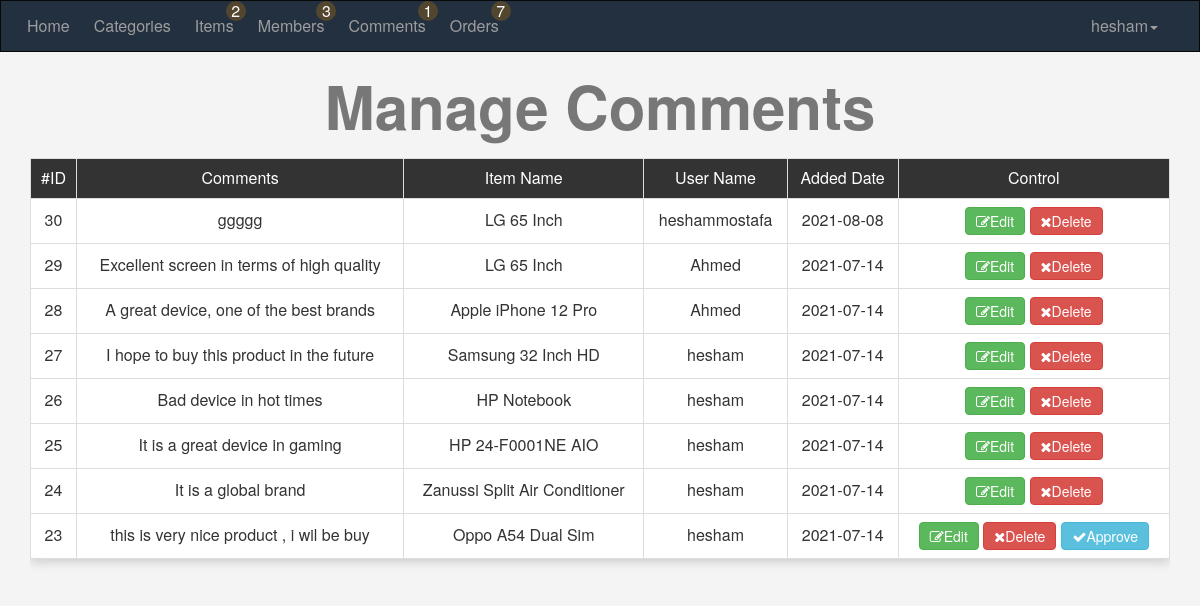
Before: /admin/comments.php (signed in) with the older database file.
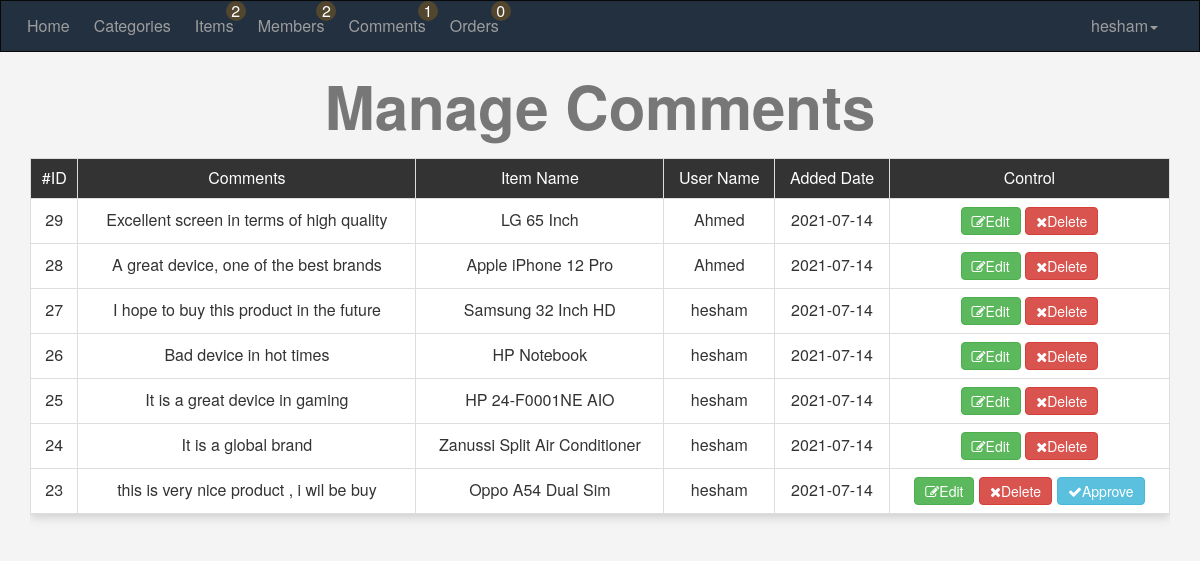
After: the same page with the newer database file.
### tables this page shows
CREATE TABLE `comments` (
  `C_Id` int(11) NOT NULL,
  `Comment` text NOT NULL,
  `Status` tinyint(4) NOT NULL,
  `Comment_Date` date NOT NULL,
  `Item_Id` int(11) NOT NULL,
  `User_Id` int(11) NOT NULL
);

CREATE TABLE `items` (
  `Item_Id` int(11) NOT NULL,
  `Name` varchar(255) NOT NULL,
  `Describtion` text NOT NULL,
  `Price` varchar(255) NOT NULL,
  `Add_Date` date NOT NULL,
  `Country_Made` varchar(255) NOT NULL,
  `Image` varchar(255) NOT NULL,
  `status` varchar(255) NOT NULL,
  `Rating` smallint(6) NOT NULL,
  `Approve` tinyint(4) NOT NULL DEFAULT 0,
  `Cat_id` int(11) NOT NULL,
  `Member_id` int(11) NOT NULL,
  `Tags` varchar(255) NOT NULL,
  `Avatar` varchar(255) NOT NULL,
  `first_thumbnail` varchar(100) DEFAULT NULL,
  `second_thumbnail` varchar(100) DEFAULT NULL,
  `available_quantity` int(11) NOT NULL DEFAULT 1
);

CREATE TABLE `users` (
  `UserId` int(11) NOT NULL COMMENT 'to identify user',
  `UserName` varchar(255) NOT NULL COMMENT 'user to login',
  `Password` varchar(255) NOT NULL COMMENT 'password to login',
  `Email` varchar(255) NOT NULL,
  `FullName` varchar(255) DEFAULT NULL,
  `GroupId` int(11) NOT NULL DEFAULT 0 COMMENT 'ideintify user group',
  `truststatus` int(11) NOT NULL DEFAULT 0 COMMENT 'seller rank',
  `Regstatus` int(11) NOT NULL DEFAULT 0 COMMENT 'user approval',
  `Date` date NOT NULL,
  `Avatar` varchar(255) DEFAULT NULL
);

### admin/include/functions/functions.php (called while the page is built, shortened)
<?php
	function checkitem($select,$table,$value){
		global $connect;
		$statement=$connect->prepare("select $select from $table where $select=?");
		$statement->execute(array($value));
		$cont=$statement->rowCount();
		return $cont;
	}
?>

### admin/comments.php (the view, shortened to what this page needs)
<?php
	if(isset($_SESSION['user'])){
		include "in.php";
		$do="";
		if(isset($_GET['do'])){
				$do=$_GET['do'];
		}else{
				$do='Manage';
		}
		if($do=="Manage"){
			$stmt=$connect->prepare("select comments.*,items.Name AS Item_Name,users.UserName AS Member
					from
						 comments
					INNER JOIN
						items
					on
						items.Item_Id=comments.Item_Id
					INNER JOIN
						users
					on
						users.UserId=comments.User_Id
					order by
						C_Id desc
					");
			$stmt->execute();
			$rows=$stmt->fetchAll();
			if (! empty($rows)) {
?>
				<h1 class="text-center">Manage Comments</h1>
				<div class="container">
					<div class="table-responsive">
						<table class="main-table text-center table table-bordered">
							<tr>
								<td>#ID</td>
								<td>Comments</td>
								<td>Item Name</td>
								<td>User Name</td>
								<td>Added Date</td>
								<td>Control</td>
							</tr>
							<?php
								foreach ($rows as $row) {
									echo "<tr>";
										echo "<td>".$row['C_Id']."</td>";
										echo "<td>".$row['Comment']."</td>";
										echo "<td>".$row['Item_Name']."</td>";
										echo "<td>".$row['Member']."</td>";
										echo "<td>".$row['Comment_Date']."</td>";
										echo "<td>
											<a href='comments.php?do=Edit&comment_id=".$row['C_Id']."' class='btn btn-success'><i class='fa fa-edit'></i>Edit</a>
											<a href='comments.php?do=Delete&comment_id=".$row['C_Id']."' class='btn btn-danger confirm'><i class='fa fa-close'></i>Delete</a>";
											if($row['Status']==0){
												echo "<a href='comments.php?do=Approve&comment_id=".$row['C_Id']."' class='btn btn-info activate'><i class='fa fa-check'></i>Approve</a>";
											}
										echo " </td>";
									echo "</tr>";
								}
							?>
						</table>
					</div>
				</div>
<?php
			}else{
				Echo "<div class='container'>";
					Echo '<div class="nice-message">There\'s No Comments To Show</div>';
				Echo"</div>";
			}
?>
<?php
		}
		include $tpl."footer.php";
	}else{
		header("location:index.php");
		exit();
	}
?>

### admin/include/templates/navbar.php (shortened to what this page needs)
<nav class="navbar navbar-inverse">
  <div class="container">
    <div class="navbar-header">
      <a class="navbar-brand" href="dashboard.php">Home</a>
    </div>
    <div class="collapse navbar-collapse" id="app-nav">
      <ul class="nav navbar-nav count">
        <li><a href="categories.php">Categories</a></li>
        <li><a href="items.php"><span><?php echo checkitem("Approve","items","0"); ?></span>Items</a></li>
        <li><a href="members.php"><span><?php echo checkitem("Regstatus","users","0"); ?></span>Members</a></li>
        <li><a href="comments.php"><span><?php echo checkitem("Status","comments","0"); ?></span>Comments</a></li>
        <li><a href="orders.php"><span><?php echo checkitem("delivered","orders","0"); ?></span>Orders</a></li>
      </ul>
      <ul class="nav navbar-nav navbar-right">
        <li class="dropdown">
          <a href="#" class="dropdown-toggle" data-toggle="dropdown" role="button" aria-haspopup="true" aria-expanded="false"><?php echo $_SESSION['user'] ?><span class="caret"></span></a>
        </li>
      </ul>
    </div>
  </div>
</nav>

Changed rows visible on the page:
removed comments: C_Id "30", Comment "ggggg", Item_Id.Name "LG 65 Inch", User_Id.UserName "heshammostafa", Comment_Date "2021-08-08"
Other visible differences:
checkitem("Regstatus","users","0"): "3" → "2"
checkitem("delivered","orders","0"): "7" → "0"
